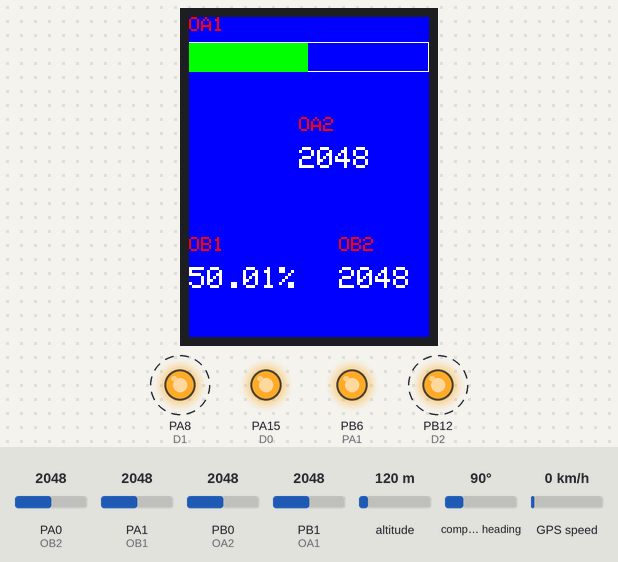
Simulated run of this sketch. Board: STM32 Blue Pill. On the bench: 240×320 colour display, output pins drawn as LEDs (lit = HIGH). Dashed ring = blinking. Inputs (shaded band) come from the test bench; at power-on: PA0 (OB2) = 2048, PA1 (OB1) = 2048, PB0 (OA2) = 2048, PB1 (OA1) = 2048, altitude 120 m, compass heading 90°, GPS speed 0 km/h. Storage starts empty; the GPS gets a fix after 3 s at 37.7749, -122.4194 with 8 satellites; what the sketch prints to the serial monitor is not drawn.

Above: at 4.4 s.
4.5 s: PA0 (OB2) set to 2866
At 5.3 s:
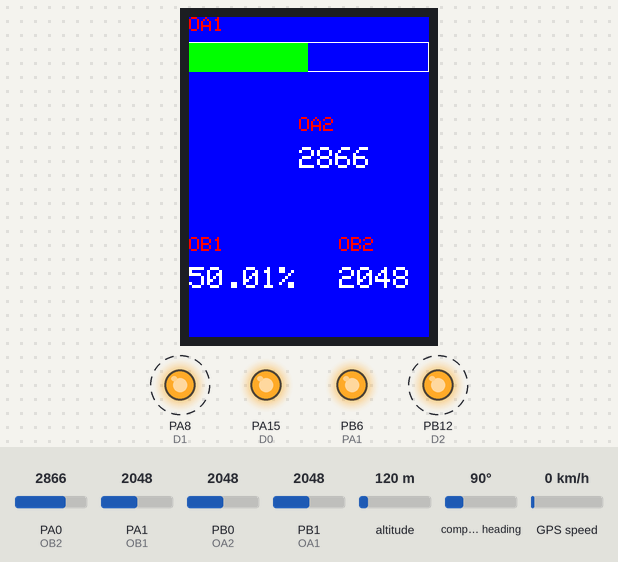
6.4 s: PA1 (OB1) set to 2866
At 8.0 s:
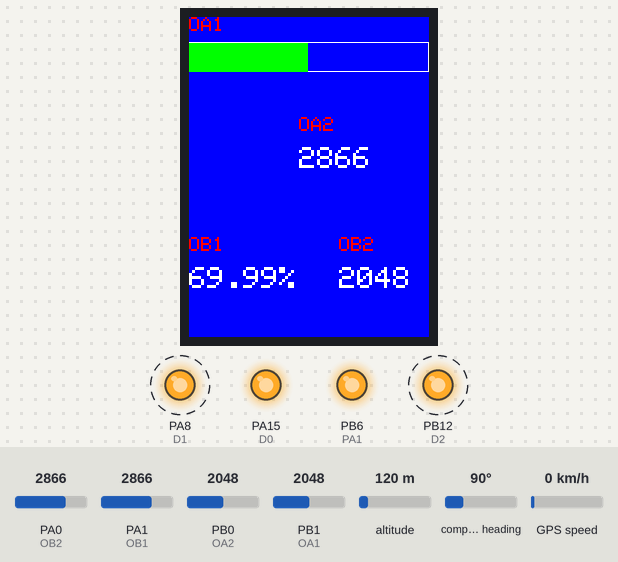
8.5 s: PB0 (OA2) set to 2866
At 10.2 s:
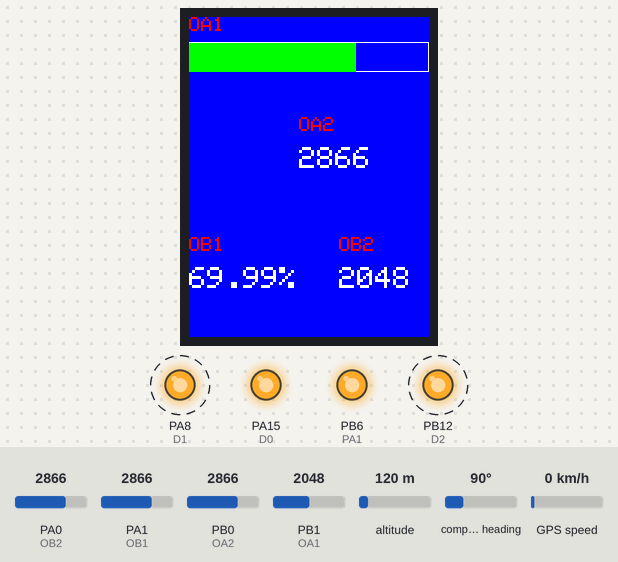
10.5 s: PB1 (OA1) set to 2866
At 11.8 s:
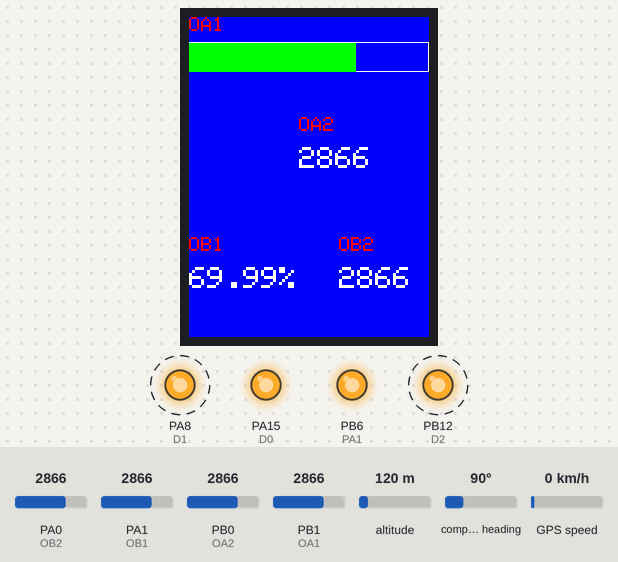
12.1 s: PA0 (OB2) set to 3972
At 13.4 s:
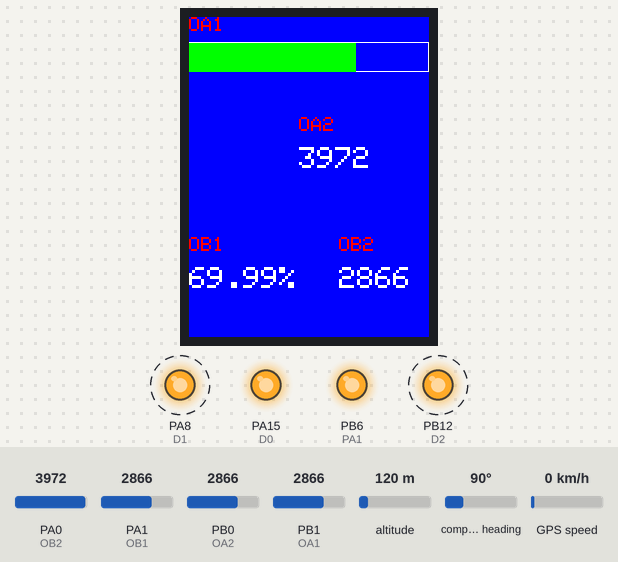
13.7 s: PA1 (OB1) set to 3972
At 15.1 s:
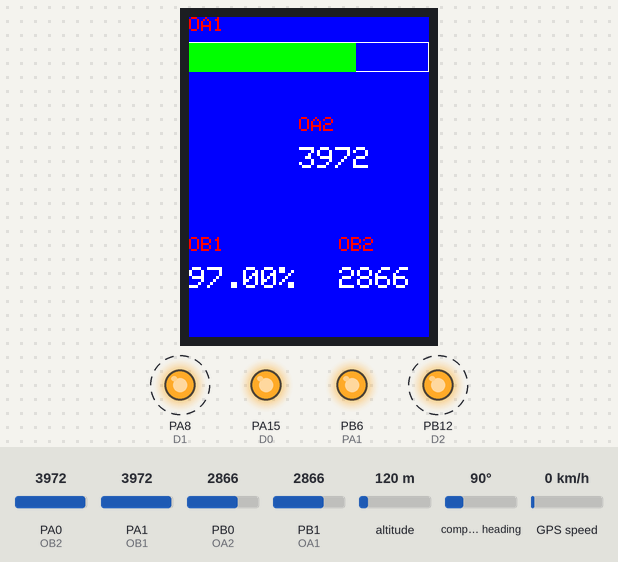
Timing chart, 0 to 16.3 s (numbered marks = the images above; inputs shaded):
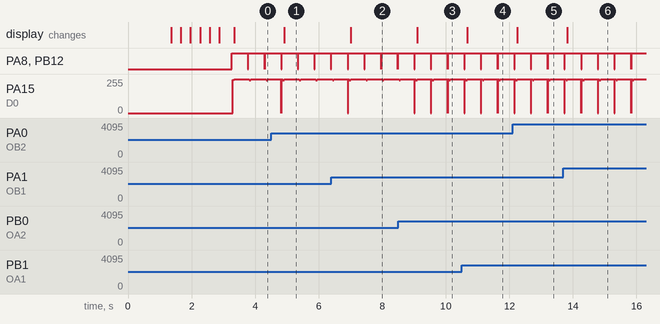

The sketch:

DAQ_code.ino
```cpp
#include <TinyGPS++.h>
#include <SD.h>
#include "SPI.h"
#include "Adafruit_GFX.h"
#include "Adafruit_ILI9341.h"
#define TFT_CS         PB5 //PB13
#define TFT_DC         PB4 //PB15
#define TFT_RST        PB3//PB14
#define OA1             PB1//PB4
#define OA2             PB0//PB1
#define OB1            PA1//PB0
#define OB2            PA0//PA3
#define D0             PA15//PB3
#define D1             PA8//PB4
#define D2             PB12//PB5
File dataFile;
TinyGPSPlus gps;
Adafruit_ILI9341 tft = Adafruit_ILI9341(TFT_CS, TFT_DC, TFT_RST); // Use hardware SPI
double analogValue = 0.0;
int previousvalue=0;
int previousvalue1 = 0;
float previousvalue2 = 0.0;
int previousvalue3 = 0;
int analogValue1 = 0;
double analogValue2 = 0.0;
int analogValue3 = 0;
void setup() {
  // put your setup code here, to run once:
  pinMode(PB6,OUTPUT); //PA1
  digitalWrite(PB6,LOW); // enter AT command mode
  Serial.begin(9600);
  Serial1.begin(9600);
  Serial1.print(F("AT+C001")); // set to channel 1
  delay(100);
  digitalWrite(PB6,HIGH);// enter transparent mode
  //Serial2.begin(9600);
  Serial.print("Initializing SD card...");

  if (!SD.begin(PB7)) {   //PB9
    Serial.println("initialization failed!");
    while(1);
  }
  Serial.println("initialization done.");


  delay(1000);
  SD.mkdir("djs");
  dataFile = SD.open("data.txt", FILE_WRITE);
  Serial.print("OA1    ||    OA2    ||    OB1   ||    OB2");
  dataFile.print("OA1    ||    OA2    ||    OB1   ||    OB2");
  pinMode(D0, OUTPUT);
  pinMode(D1, OUTPUT);
  pinMode(D2, OUTPUT);
  tft.begin();
  tft.setRotation(2);
  tft.setCursor(20, 60);
  tft.fillScreen(ILI9341_BLACK);
  tft.setTextColor(ILI9341_RED);
  tft.setTextSize(5);
  tft.print("D.J.S.R");
  tft.setCursor(60, 150);
  tft.setTextSize(10);
  tft.print("E02");
  tft.setTextColor(ILI9341_GREEN);
  tft.setCursor(70, 260);
  tft.setTextSize(2);
  tft.print("Loading...");
  tft.drawRect(0, 280, 240, 20, ILI9341_GREEN);
  for (int x = 0; x <= 240; x++)
  {
    tft.fillRect(0, 280, x, 20, ILI9341_GREEN);
    delay(5);

  }
  tft.setTextColor(ILI9341_RED);
  tft.fillScreen(ILI9341_BLUE);
  tft.setCursor(0,0);
  tft.setTextSize(2);
  tft.print("OA1");
  tft.drawRect(0,25, 240, 30, ILI9341_WHITE);
  tft.setCursor(110,100);
  tft.print("OA2");
  tft.setCursor(0,220);
  tft.print("OB1");
  tft.setCursor(150,220);
  tft.print("OB2");
  dataFile.println();
  dataFile.close();
}

void loop() {
  // put your main code here, to run repeatedly:
  dataFile = SD.open("data.txt", FILE_WRITE);
    double lat_val, lng_val;
    int i;
    for(i=0;i<=7;i++)
    {
      convertADC(i);
      if(i==0) //For sensors whose reading we want on LCD
      {
        tft.setRotation(2);
        testText();
        printValues();
      }
      else
      {

        do_ADC();
        Serial.print(analogValue1);
        Serial.print(" ");
        Serial.print(analogValue3);
        Serial.print(" ");
        Serial.print(analogValue);
        Serial.print(" ");
        Serial.print(analogValue2);
        Serial.println();
        printValues();
      }

}
        dataFile.println();
        GPSDelay(500);
        lat_val = gps.location.lat();        //Gets the latitude
        lng_val = gps.location.lng();
        Serial.println();
        Serial.print("Latitude : ");
        Serial.println(lat_val, 6);
        Serial1.write((byte)lat_val);
        Serial.println();
        dataFile.print(lat_val, 6);
        Serial.print("Longitude : ");
        Serial.println(lng_val, 6);
        Serial1.write((byte)lng_val);
        dataFile.print(lng_val, 6);
        dataFile.println();
        dataFile.close();
}
void printValues()
{
        Serial1.write((byte)analogValue);
        Serial1.write((byte)analogValue1);
        Serial1.write((byte)analogValue2);
        Serial1.write((byte)analogValue3);
        dataFile.print(analogValue1);
        dataFile.print(" ");
        dataFile.print(analogValue3);
        dataFile.print(" ");
        dataFile.print(analogValue);
        dataFile.print(" ");
        dataFile.print(analogValue2);
        dataFile.println();
}
void convertADC(int n)
{
  int rem;
  rem = n%2;
  n = n/2;
  if(rem==1)
  digitalWrite(D0, HIGH);
  else if(rem == 0)
  digitalWrite(D0, LOW);
  rem = n%2;
  n = n/2;
  if(rem==1)
  digitalWrite(D1, HIGH);
  else if(rem == 0)
  digitalWrite(D1, LOW);
  rem = n%2;
  if(rem==1)
  digitalWrite(D2, HIGH);
  else if(rem == 0)
  digitalWrite(D2, LOW);
}
void do_ADC()
{
  analogValue = analogRead(OA1);
  analogValue1 = analogRead(OA2);
  analogValue2 = analogRead(OB1);
  analogValue3 = analogRead(OB2);
}
unsigned long testText() {
  unsigned long start  = micros();
  do_ADC();
  tft.setTextColor(ILI9341_WHITE);
  tft.setTextSize(3);
  if(previousvalue1<=analogValue1)
  {
    tft.fillRect(0, 26, analogValue1/17.0667, 29, ILI9341_GREEN);
    previousvalue1 = analogValue1;
    Serial.print(previousvalue1);
    Serial.print("    ");
  }

  else
  {

    tft.fillRect(0, 25, analogValue1/17.0667, 30, ILI9341_GREEN);
    tft.fillRect(analogValue1/17.0667,26,240,29,ILI9341_BLUE);
    previousvalue1 = analogValue1;
    Serial.print(previousvalue1);
    Serial.print("    ");
  }
  tft.setCursor(150, 250);
  if (analogValue != previousvalue)
  {
    previousvalue = analogValue;
    tft.fillRect(150, 250, 140, 40, ILI9341_BLUE);
    tft.setCursor(150, 250);
    tft.print(previousvalue);
    Serial.print(previousvalue);
    Serial.print("    ");
}else{
    tft.setCursor(150, 250);
    tft.print(previousvalue);

    Serial.print(previousvalue);
    Serial.print("    ");
}

   tft.setCursor(0, 250);
   tft.setTextColor(ILI9341_WHITE);
   tft.setTextSize(3);
   if (analogValue2 != previousvalue2)
  {
    previousvalue2 = analogValue2;
    tft.fillRect(0, 250, 140, 80, ILI9341_BLUE);


              tft.setCursor(0, 250);
              tft.print((previousvalue2/4095)*100);
              tft.print("%");
              Serial.print((previousvalue2/4095)*100);
              Serial.print("    ");

              //delay(1000);


      }
              else
            {
              tft.setCursor(0, 250);
              tft.print((previousvalue2/4095)*100);
              Serial.println((previousvalue2/4095)*100);
              tft.print("%");
              Serial.print((previousvalue2/4095)*100);
              Serial.print("    ");

            }
   tft.setCursor(85, 130);
   tft.setTextColor(ILI9341_WHITE);
   tft.setTextSize(3);

  if (analogValue3 != previousvalue3)
  {
    previousvalue3 = analogValue3;
    tft.fillRect(110, 130, 90, 30, ILI9341_BLUE);


              tft.setCursor(110, 130);
              tft.print(previousvalue3);
              Serial.println(previousvalue3);

              //delay(1000);


      }
              else
            {
              tft.setCursor(110, 130);
              tft.print(previousvalue3);

              Serial.println(previousvalue3);


            }
  return micros() - start;
  Serial.println();
}
static void GPSDelay(unsigned long ms)          //Delay for receiving data from GPS
{
  unsigned long start = millis();
  do
  {
    while (Serial.available())
    gps.encode(Serial.read());
  } while (millis() - start < ms);
}
```

Measured:
- after the input at 4.5 s, the display: changes after 0.41 s (image 1)
- after the input at 6.4 s, the display: changes after 0.61 s (image 2)
- after the input at 8.5 s, the display: changes after 0.60 s (image 3)
- after the input at 10.5 s, the display: changes after 0.17 s (image 4)
- after the input at 12.1 s, the display: changes after 0.15 s (image 5)
- after the input at 13.7 s, the display: changes after 0.13 s (image 6)
- by itself, PA8 (D1), PB12 (D2): alternates HIGH for 0.51 s and LOW for 0.01 s
- by itself, PA15 (D0): repeats every 0.52 s: 255/255 0.04 s, 246/255 0.04 s, 255/255 0.43 s, 0/255 0.01 s
